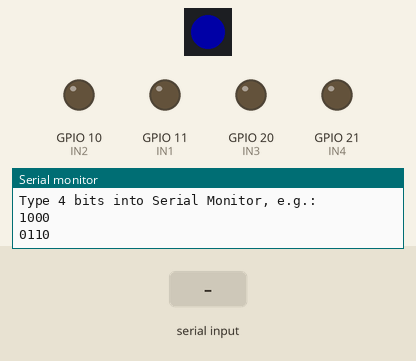
Bench run of a sketch on a simulated ESP32-C6. Parts: 1 RGB LEDs in strip order, left to right, output pins drawn as LEDs (lit = HIGH), the last lines printed to the serial monitor. Inputs (shaded band) come from the test bench. Dim RGB values are drawn brighter than linear; not simulated (calls return 0 or success): ../WiFi_Credentials.h.

Above: at 1.7 s.
1.8 s: "1\n" received over Serial
At 2.25 s:
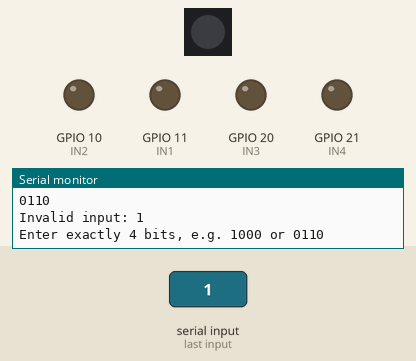
Timing chart, 0 to 10.8 s (numbered marks = the images above; inputs shaded):
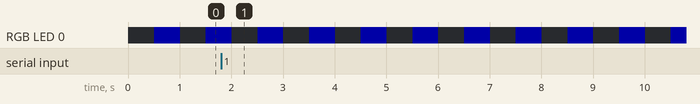

The sketch:

WifiRCCars_v3.1-CarSafe.ino
```cpp
#include <WiFi.h>
#include <ArduinoJson.h>
#include <ArduinoWebsockets.h>
#include <Adafruit_NeoPixel.h>
#include "../WiFi_Credentials.h"

const int IN1 = 11;
const int IN2 = 10;
const int IN3 = 20;
const int IN4 = 21;

// ESP32-C6 onboard RGB LED is commonly on GPIO8
const int RGB_PIN = 8;
const int RGB_COUNT = 1;

Adafruit_NeoPixel pixel(RGB_COUNT, RGB_PIN, NEO_GRB + NEO_KHZ800);

// Default output state
String currentState = "0000";

// LED blink timing
unsigned long lastBlinkMs = 0;
const unsigned long blinkIntervalMs = 500;
bool ledOn = false;

void applyState(const String& s) {
  digitalWrite(IN1, s[0] == '1' ? HIGH : LOW);
  digitalWrite(IN2, s[1] == '1' ? HIGH : LOW);
  digitalWrite(IN3, s[2] == '1' ? HIGH : LOW);
  digitalWrite(IN4, s[3] == '1' ? HIGH : LOW);

  Serial.println("Received: " + s);
  Serial.println("Applying:");
  Serial.println("  IN1 = " + String(s[0] == '1' ? "HIGH" : "LOW"));
  Serial.println("  IN2 = " + String(s[1] == '1' ? "HIGH" : "LOW"));
  Serial.println("  IN3 = " + String(s[2] == '1' ? "HIGH" : "LOW"));
  Serial.println("  IN4 = " + String(s[3] == '1' ? "HIGH" : "LOW"));
  Serial.println();
}

bool isValidInput(const String& s) {
  if (s.length() != 4) return false;

  for (int i = 0; i < 4; i++) {
    if (s[i] != '0' && s[i] != '1') return false;
  }
  return true;
}

void handleSerial() {
  if (!Serial.available()) return;

  String input = Serial.readStringUntil('\n');
  input.trim();

  if (isValidInput(input)) {
    currentState = input;
    applyState(currentState);
  } else {
    Serial.println("Invalid input: " + input);
    Serial.println("Enter exactly 4 bits, e.g. 1000 or 0110");
    Serial.println();
  }
}

void updateBlueHeartbeat() {
  unsigned long now = millis();

  if (now - lastBlinkMs >= blinkIntervalMs) {
    lastBlinkMs = now;
    ledOn = !ledOn;

    if (ledOn) {
      pixel.setPixelColor(0, pixel.Color(0, 0, 40));  // blue
    } else {
      pixel.setPixelColor(0, pixel.Color(0, 0, 0));   // off
    }
    pixel.show();
  }
}

void setup() {
  Serial.begin(115200);
  delay(500);

  pinMode(IN1, OUTPUT);
  pinMode(IN2, OUTPUT);
  pinMode(IN3, OUTPUT);
  pinMode(IN4, OUTPUT);

  pixel.begin();
  pixel.clear();
  pixel.show();

  // Default to 0000 on boot
  applyState(currentState);

  Serial.println("Ready.");
  Serial.println("Type 4 bits into Serial Monitor, e.g.:");
  Serial.println("1000");
  Serial.println("0110");
  Serial.println();
}

void loop() {
  handleSerial();
  updateBlueHeartbeat();
}
```
